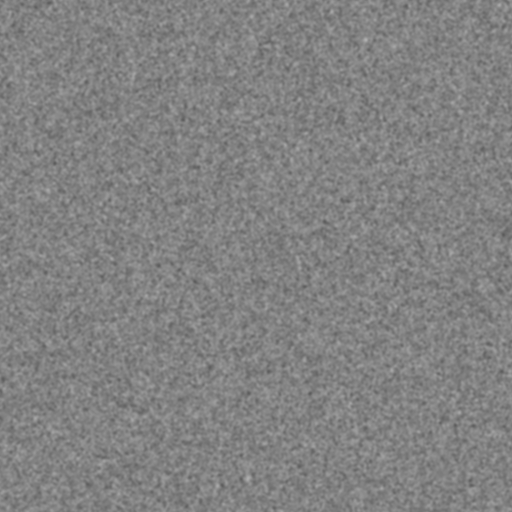
#> input picture DIC/LucasKanadeICGN/assets/frame_000.png, 512 x 512 px
$ python benchmark_wgpu_pipeline.py
#> lines starting #> are read from the running program, lines starting #| are printed output that depends on the picture
"""Measure synchronous and bounded in-flight wgpu-py sequence processing."""

from __future__ import annotations

import argparse
import json
import time
from pathlib import Path
from typing import Any

import numpy as np
from PIL import Image

from live_dic import ICGNWGPU, RegistrationResult

UHD_WIDTH = 3840
UHD_HEIGHT = 2160
TRUTH = (2.0, -1.0)


def _arguments() -> argparse.Namespace:
    module_root = Path(__file__).resolve().parents[1]
    parser = argparse.ArgumentParser(description=__doc__)
    parser.add_argument(
        "--texture",
        type=Path,
        default=module_root / "assets/frame_000.png",
        help="texture tiled to construct the offline UHD reference",
    )
    parser.add_argument("--repeats", type=int, default=30)
    parser.add_argument("--warmups", type=int, default=5)
    parser.add_argument("--campaigns", type=int, default=4)
    parser.add_argument(
        "--pyramid-levels",
        type=int,
        default=1,
        help="total image scales; one measures the unchanged fast path",
    )
    parser.add_argument(
        "--depths",
        nargs="+",
        type=int,
        default=(1, 2, 3),
        help="bounded in-flight depths to compare with synchronous register()",
    )
    return parser.parse_args()


def _make_pair(texture_path: Path) -> tuple[np.ndarray, np.ndarray]:
    with Image.open(texture_path) as image:
#> image is the input picture: PIL image 512x512 RGB; min 91, max 175, mean 130
        texture = np.asarray(image.convert("L"), dtype=np.uint8)
    repeat_y = (UHD_HEIGHT + texture.shape[0] - 1) // texture.shape[0]
#> repeat_y = 5
    repeat_x = (UHD_WIDTH + texture.shape[1] - 1) // texture.shape[1]
#> repeat_x = 8
    reference = np.tile(texture, (repeat_y, repeat_x))[:UHD_HEIGHT, :UHD_WIDTH]
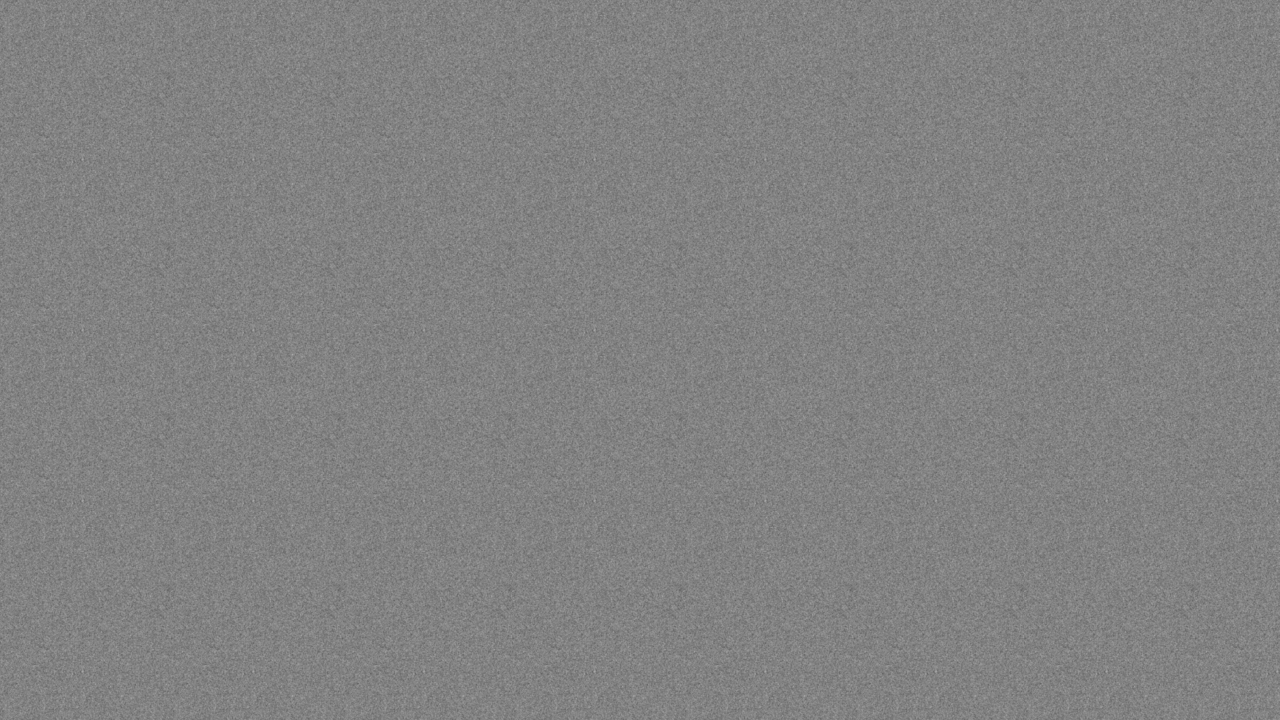
#> reference: shape (2160, 3840) (shown at 1/3 size); min 91, max 175, mean 130
    target = np.roll(reference, shift=(-1, 2), axis=(0, 1))
    return reference, target


def _percentile(samples: list[float], percentile: float) -> float:
    return float(np.percentile(np.asarray(samples, dtype=np.float64), percentile))


# [46 lines left out: functions _measure_sync, _measure_pipeline, not called in this run]


def main() -> int:
    args = _arguments()
    if args.repeats < 1 or args.warmups < 0 or args.campaigns < 1:
        raise ValueError("repeats and campaigns must be positive; warmups must be non-negative")
    if any(depth < 1 for depth in args.depths):
        raise ValueError("all pipeline depths must be positive")
    reference, target = _make_pair(args.texture)
    methods = ("sync", *(f"pipeline-{depth}" for depth in args.depths))
    campaigns: dict[str, list[dict[str, Any]]] = {method: [] for method in methods}

#> (the run stopped early here; a loop or call above may not have finished)
